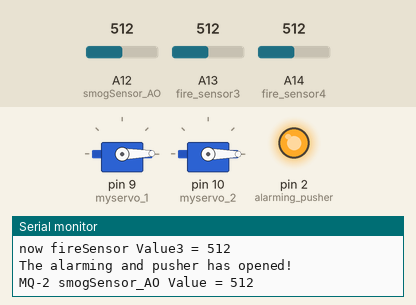
A sketch run on a simulated Arduino Mega 2560, built with avr-gcc and run on an emulated ATmega2560. Shown: 2 × servo, output pins drawn as LEDs (lit = HIGH), the last lines printed to the serial monitor. The test bench sets the inputs (shaded band); at power-on: A13 (fire_sensor3) = 512, A12 (smogSensor_AO) = 512, A14 (fire_sensor4) = 512.

Above: at 14.1 s.
14.2 s: A13 (fire_sensor3) set to 110
At 18.07 s:
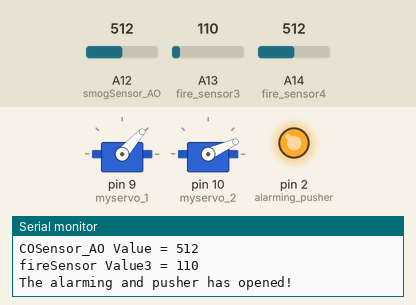
24.1 s: A13 (fire_sensor3) set to 90
At 35.1 s:
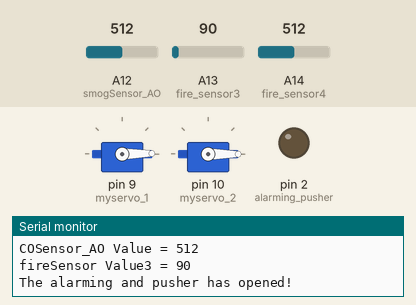
35.7 s: A13 (fire_sensor3) set to 122
At 40.73 s:
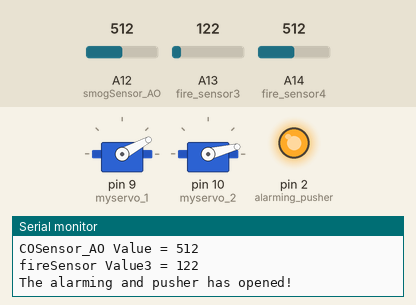
Timing chart, 0 to 56.5 s (numbered marks = the images above; inputs shaded):
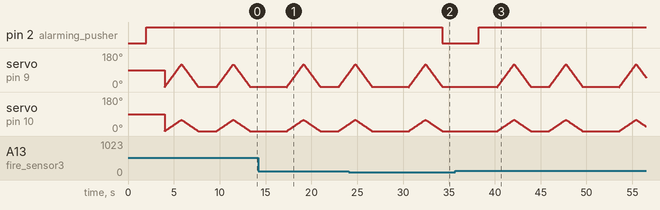

The sketch:

fire_robot.ino
```cpp
/*
  mec_fire_robot
  multisensor:MQ-2、CO、fire_5、alarm、pusher、servo
  Used in arduino mega
  Created by Ju Yuting
*/
#include <Arduino.h>
#include <Servo.h>

#define smogSensor_AO 12   //烟雾传感器引脚
#define smogSensor_DO 13
#define COSensor_AO 30     //一氧化碳CO传感器引脚
#define COSensor_DO 31

Servo myservo_1,myservo_2;
float pos = 0;    //该变量存储舵机角度位置

int alarming_pusher = 2;  //报警器+电推杆引脚
int fire_sensor1 = A11;    //5个火焰传感器引脚
int fire_sensor2 = A12;
int fire_sensor3 = A13;
int fire_sensor4 = A14;
int fire_sensor5 = A15;
unsigned int smogsensorValue = 0;  //烟雾传感器值
unsigned int cosensorValue = 0;    //CO传感器值
unsigned int firesensorValue3 = 0;

void setup()
{
  pinMode(smogSensor_DO, INPUT);
  pinMode(smogSensor_AO, INPUT);
  pinMode(COSensor_DO, INPUT);
  pinMode(COSensor_AO, INPUT);

  //火焰传感器5个引脚+电推杆+警报器
  pinMode(fire_sensor1,INPUT);
  pinMode(fire_sensor2,INPUT);
  pinMode(fire_sensor3,INPUT);
  pinMode(fire_sensor4,INPUT);
  pinMode(fire_sensor5,INPUT);
  pinMode(alarming_pusher,OUTPUT);

  myservo_1.attach(9);   //该舵机由arduino第9脚控制
  myservo_2.attach(10);
  Serial.begin(9600);
}

void loop()
{
  // MQ-2烟雾传感器，检测值大于11，触发后警报器响灯闪
  smogsensorValue = analogRead(smogSensor_AO);
  Serial.print("MQ-2 smogSensor_AO Value = ");
  Serial.println(smogsensorValue);
  delay(1000);
  // CO一氧化碳传感器，检测到数值，触发后警报器响灯闪
  cosensorValue = analogRead(COSensor_AO);
  Serial.print("COSensor_AO Value = ");
  Serial.println(cosensorValue);
  delay(1000);

  // 火焰传感器，检测到火焰，触发后警报器响+电推杆打开+舵机转动
  firesensorValue3 = analogRead(fire_sensor3);
  Serial.print("fireSensor Value3 = ");
  Serial.println(firesensorValue3);
  onAlarmPush();
  onServo();

  if (firesensorValue3>100)
  {
  Serial.print("now fireSensor Value3 = ");
  Serial.println(firesensorValue3);
  onAlarmPush();
  onServo();
  }

  else
  {
    digitalWrite(alarming_pusher,LOW);
    delay(2000);
  }

}

// 触发报警器的函数
void onAlarmPush()
{
  digitalWrite(alarming_pusher,HIGH);
  delay(2000);
  Serial.print("The alarming and pusher has opened!\n");
}

// 触发舵机操作
void onServo()
{
  for(pos=0;pos<=120;pos+=1)   // 从0度到180度运动,每次步进一度
  {
    myservo_1.write(pos);
    myservo_2.write(pos/2);
    delay(15);             //等待15ms让舵机到达指定位置
  }
  for(pos=120;pos>=1;pos-=1)  // 从180度到0度运动,每次步进一度
  {
    myservo_1.write(pos);
    myservo_2.write(pos/2);
    delay(15);            //等待15ms让舵机到达指定位置
  }
}
```

Measured:
- the behaviour switches between 101 and 100 on A13 (fire_sensor3) (found by bisection; images 1 and 2)
- after the input at 24.1 s, pin 2 (alarming_pusher): HIGH → LOW after 10.2 s
- after the input at 35.7 s, pin 2 (alarming_pusher): goes on until 38.3 s, then stays HIGH
